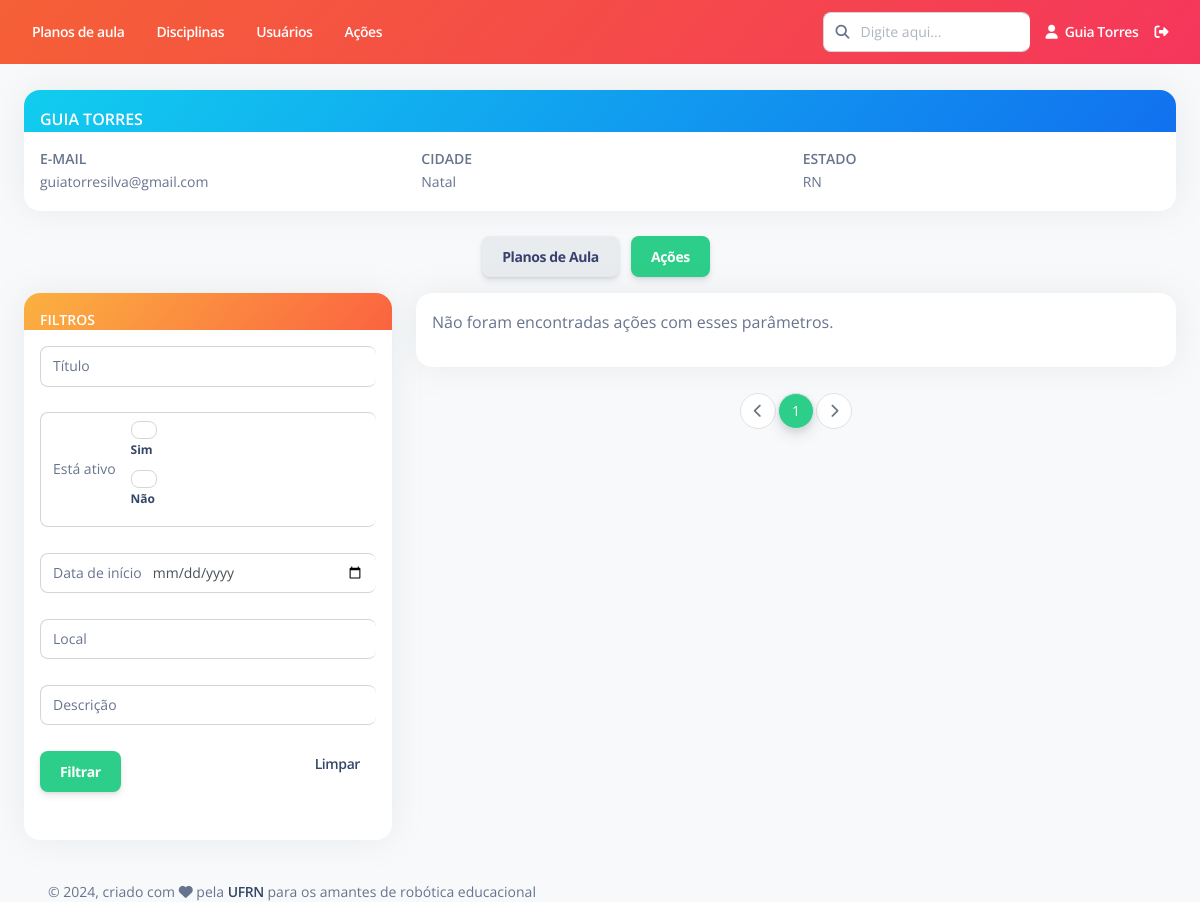
Before: /usuario/acoes/3 (signed in) with the older database file.
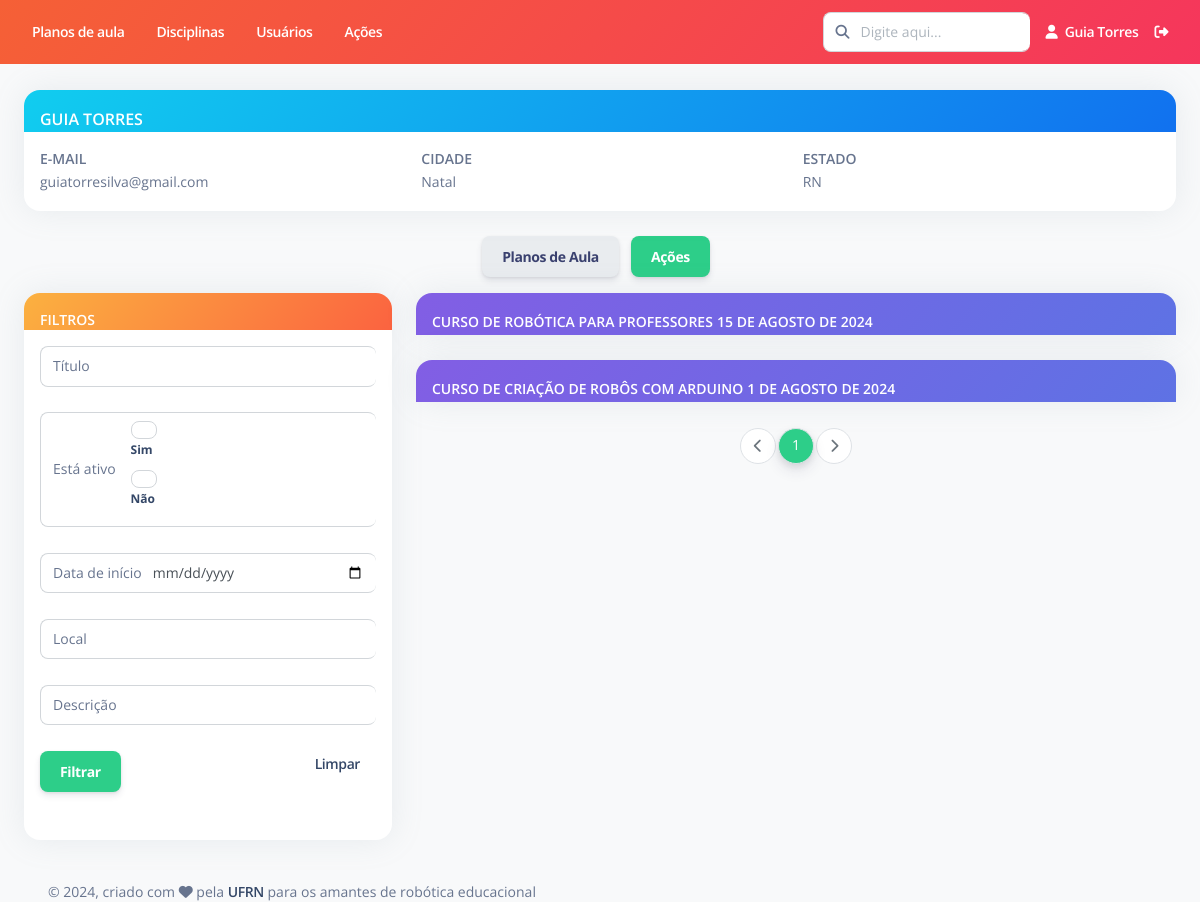
After: the same page with the newer database file.
### Usuario/models.py (models this page shows)
class Usuario(User):
    cidade = models.CharField(max_length=100, verbose_name='Cidade')
    estado = models.CharField(max_length=100, verbose_name='Estado')
    avatar = models.ImageField(upload_to='profile-pic/', default='profile-pic/default.jpeg')
    interesses = models.ManyToManyField('Disciplina.Disciplina', through='Interesses')
    def __str__(self):
        return self.first_name + " " + self.last_name
    class Meta:
        ordering = ['first_name', 'last_name']
        verbose_name = "Usuário"
        verbose_name_plural = "Usuários"

### Acoes/models.py (models this page shows, shortened)
class Acoes(models.Model):
    titulo = models.CharField(max_length=500, verbose_name="Título")
    tipo = models.CharField(max_length=10, choices=TIPO, default='Competição')
    formato = models.CharField(max_length=10, choices=FORMATO, default="Híbrido")
    site = models.URLField(null=True, blank = True, verbose_name="Site")
    link_de_acesso = models.URLField(null=True, blank = True, verbose_name="Link de acesso")
    data_inicio = models.DateField(default = date.today, verbose_name = "Data de início")
    data_fim = models.DateField(null=True, blank = True, verbose_name = "Data de fim")
    local = models.CharField(max_length=200, null=True, blank=True, verbose_name="Local")
    descricao = models.TextField(null=True, blank=True,verbose_name="Descrição")
    responsavel = models.ForeignKey(Usuario, on_delete=models.RESTRICT,verbose_name="Responsável")
    status = models.BooleanField(default=True, verbose_name = "Está em execução")
    deletada = models.BooleanField(default=False, verbose_name = "Deletado")
    class Meta:
        ordering = ['-status', '-data_inicio', '-data_fim', 'titulo']
        verbose_name = "Ação"
        verbose_name_plural = "Ações"

### Usuario/views.py (the view)
# urls.py: path('acoes/<int:pk>', views.ler_informacoes_acoes, name="informacoes_acoes"),
@login_required
def ler_informacoes_acoes(request, pk):
    usuario = Usuario.objects.get(pk=pk)
    acoes_filtrado = filter_acoes.AcoesFiltro(request.GET, queryset=Acoes.objects.filter(responsavel=usuario))
    lista_acoes = acoes_filtrado.qs
    form_filtro_acoes = acoes_filtrado.form
    paginator_acoes = Paginator(lista_acoes, 10)
    page_number_acoes = request.GET.get("page")
    try:
        page_obj_acoes = paginator_acoes.page(page_number_acoes)
    except PageNotAnInteger:
        page_obj_acoes = paginator_acoes.page(1)
    except EmptyPage:
        page_obj_acoes = paginator_acoes.page(paginator_acoes.num_pages)
    informacoes = {
        'usuario': usuario,
        'form_filtro_acoes': form_filtro_acoes,
        'page_obj_acoes': page_obj_acoes,
    }
    return render(request, "Usuario/informacoes_acoes.html", informacoes)

### templates/Usuario/informacoes_acoes.html (shortened to what this page needs)
{% extends "Base/base.html" %}
{% load pagination_tags %}
{% load attribute_tags %}
{% load widget_tweaks %}
{% load static %}
{% block conteudo %}
<br>
<div class="row">
    <div class="col-md-12 col-lg-12">
        <div class="card border-primary">
            <div class="card-header pb-0 p-3 bg-gradient-info">
                <p class="text-md mb-0 text-uppercase text-white font-weight-bold">{{usuario}}</p>
            </div>
            <div class="card-body p-3 overflow-auto">
                <div class="row">
                    <div class="col-md-4 col-lg-4">
                        <p class="text-sm mb-0 text-uppercase font-weight-bold">E-mail</p>
                        <span class="text-sm mb-0">{{usuario.email}}</span>
                    </div>
                    <div class="col-md-4 col-lg-4">
                        <p class="text-sm mb-0 text-uppercase font-weight-bold">Cidade</p>
                        <span class="text-sm mb-0">{{usuario.cidade}}</span>
                    </div>
                    <div class="col-md-4 col-lg-4">
                        <p class="text-sm mb-0 text-uppercase font-weight-bold">Estado</p>
                        <span class="text-sm mb-0">{{usuario.estado}}</span>
                    </div>
                </div>
            </div>
        </div>
    </div>
</div>
<br>
<div class="text-center">
    <a href="{% url 'usuario:informacoes_plano_aula' pk=usuario.pk %}" class="btn btn-light me-2">Planos de Aula</a>
    <a href="" class="btn btn-success me-2">Ações</a>
</div>
<div id="div_acoes" class="row">
    <div class="col-md-4 col-lg-4">
        <div class="card border-primary">
            <div class="card-header pb-0 p-3 bg-gradient-warning">
                <p class="text-sm mb-0 text-uppercase text-white font-weight-bold">Filtros</p>
            </div>
            <div class="card-body p-3 overflow-auto">
                <div class="form-group">
                    <form action="" method="get">
                        <div class="input-group">
                            <span class="input-group-text text-body">Título</span>
                            {{form_filtro_acoes.titulo|add_class:"form-control"}}
                        </div>
                        <br>
                        <div class="input-group">
                            <span class="input-group-text text-body">Está ativo</span>
                            {{form_filtro_acoes.status|add_class:"form-control"}}
                        </div>
                        <br>
                        <div class="input-group">
                            <span class="input-group-text text-body">Data de início</span>
                            {{form_filtro_acoes.data_inicio|add_class:"form-control"}}
                        </div>
                        <br>
                        <div class="input-group">
                            <span class="input-group-text text-body">Local</span>
                            {{form_filtro_acoes.local|add_class:"form-control"}}
                        </div>
                        <br>
                        <div class="input-group">
                            <span class="input-group-text text-body">Descrição</span>
                            {{form_filtro_acoes.descricao|add_class:"form-control"}}
                        </div>
                        <br>
                        <input type="submit" class="btn btn-success" value="Filtrar">
                        <div class="float-end">
                            <a href="{% url 'usuario:informacoes_acoes' pk=usuario.pk %}"><span class="text-sm mb-0 font-weight-bold px-3">Limpar</span></a>
                        </div>
                    </form>
                </div>
            </div>
        </div>
    </div>
    <div id="main_div" class="col-md-8 col-lg-8">
        {% for acao in page_obj_acoes %}
                <div class="card" id="card_acao_{{acao.id}}">
                    <div class="card-header bg-gradient-primary pb-0 p-3">
                        <span class="text-sm mb-0 text-uppercase text-white font-weight-bold">{{acao.titulo}}</span>
                        <span class="text-sm mb-0 text-uppercase text-white font-weight-bold">{{acao.data_inicio}}</span>
                    </div>
                </div>
            <br>
        {% empty %}
            <div class="card">
                <div class="card-body p-3 overflow-auto">
                    <p>Não foram encontradas ações com esses parâmetros.</p>
                </div>
            </div>
            <br>
        {% endfor %}
        <nav class="justify-content-center d-flex pagination">
            <ul class="pagination">
                {% if page_obj_acoes.has_previous %}
                    <li class="page-item">
                        <a href="?{% url_replace request 'page' page_obj_acoes.previous_page_number %}" class="page-link" aria-label="Previous">
                            <i class="fas fa-chevron-left"></i>
                        </a>
                    </li>
                {% else %}
                    <li class="page-item disabled">
                        <a href="" class="page-link" aria-label="Previous">
                            <i class="fas fa-chevron-left"></i>
                        </a>
                    </li>
                {% endif %}
                {% for i in page_obj_acoes.paginator.page_range %}
                    {% if page_obj_acoes.number == i %}
                        <li class="active page-item">
                            <span class="page-link">{{ i }} <span class="sr-only">(current)</span></span>
                        </li>
                    {% elif i > page_obj_acoes.number|add:'-3' and i < page_obj_acoes.number|add:'3' %}
                        <li class="page-item">
                            <a href="?{% url_replace request 'page' i %}" class="page-link">{{ i }}</a>
                        </li>
                    {% endif %}
                {% endfor %}
                {% if page_obj_acoes.has_next %}
                    <li class="page-item">
                        <a href="?{% url_replace request 'page' page_obj_acoes.next_page_number %}" class="page-link" aria-label="Next">
                            <i class="fas fa-chevron-right"></i>
                        </a>
                    </li>
                {% else %}
                    <li class="page-item disabled">
                        <a href="" class="page-link" aria-label="Next">
                            <i class="fas fa-chevron-right"></i>
                        </a>
                    </li>
                {% endif %}
            </ul>
        </nav>
    </div>
</div>
<br/>
{% endblock %}

### templates/Base/base.html (shortened to what this page needs)
<!DOCTYPE html>
<html lang="pt-br">
  {% load static %}
<head>
    {% include "Base/cabecalho.html" %}
</head>
<body class="g-sidenav-show bg-gray-100">
  <main class="main-content position-relative border-radius-lg ">
    <nav class="navbar navbar-main navbar-expand-lg px-0 shadow-none bg-gradient-danger" id="navbarBlur" data-scroll="false">
        <div class="container-fluid py-1 px-3">
          {% include "Base/navbar-horizontal.html" %}
        </div>
    </nav>
    <div class="container-fluid">
        {% block conteudo %}
        {% endblock %}
        {% include "Base/rodape.html" %}
    </div>
  </main>
  {% include "Base/scripts.html" %}
</body>
</html>

### templates/Base/cabecalho.html (shortened to what this page needs)
{% load static %}
<link href="{% static 'assets/css/nucleo-icons.css' %}" rel="stylesheet" />
<link href="{% static 'assets/css/nucleo-svg.css' %}" rel="stylesheet" />
<link href="{% static 'assets/css/nucleo-svg.css' %}" rel="stylesheet" />
<link id="pagestyle" href="{% static 'assets/css/argon-dashboard.css' %}" rel="stylesheet" />

### templates/Base/navbar-horizontal.html (shortened to what this page needs)
{% load static %}
      <div class="collapse navbar-collapse mt-sm-0 mt-2 me-md-0 me-sm-4" id="navbar">
        <div class="navbar-nav mr-auto">
          <ul class="navbar-nav justify-content-end">
            <li class="nav-item px-3 d-flex align-items-center">
              <a href="{% url 'plano_aula:listar' %}" class="nav-link font-weight-bold px-0 text-white">
                <span class="d-sm-inline d-none">Planos de aula</span>
              </a>
            </li>
            <li class="nav-item px-3 d-flex align-items-center">
              <a href="{% url 'disciplina:listar' %}" class="nav-link font-weight-bold px-0 text-white">
                <span class="d-sm-inline d-none">Disciplinas</span>
              </a>
            </li>
            <li class="nav-item px-3 d-flex align-items-center">
              <a href="" class="nav-link font-weight-bold px-0 text-white">
                <span class="d-sm-inline d-none">Usuários</span>
              </a>
            </li>
            <li class="nav-item px-3 d-flex align-items-center">
              <a href="{% url 'acoes:listar' %}" class="nav-link font-weight-bold px-0 text-white">
                <span class="d-sm-inline d-none">Ações</span>
              </a>
            </li>
          </ul>
        </div>
        <div class="navbar-nav ml-auto collapse navbar-collapse justify-content-end">
          <div class="pe-md-3 d-flex align-items-center">
            <div class="input-group">
              <span class="input-group-text text-body"><i class="fa fa-search" aria-hidden="true"></i></span>
              <input type="text" class="form-control" placeholder="Digite aqui...">
            </div>
          </div>
          <ul class="navbar-nav justify-content-end">
            <li class="nav-item d-flex align-items-center">
              <a href="" class="nav-link font-weight-bold px-0 text-white">
                <i class="fa fa-user me-sm-1"></i>
                <span class="d-sm-inline d-none">{{user.first_name}} {{user.last_name}}</span>
              </a>
            </li>
            <li class="nav-item px-3 d-flex align-items-center">
              <a href="{% url 'usuario:logout' %}" class="nav-link p-0 text-white">
                <i class="fa fa-sign-out-alt fixed-plugin-button-nav cursor-pointer"></i>
              </a>
            </li>
          </ul>
        </div>
      </div>

### templates/Base/rodape.html (shortened to what this page needs)
<footer class="footer pt-3  ">
    <div class="container-fluid">
      <div class="row align-items-center justify-content-lg-between">
        <div class="col-lg-6 mb-lg-0 mb-4">
          <div class="copyright text-center text-sm text-muted text-lg-start">
            © ,
            criado com <i class="fa fa-heart"></i> pela
            <a href="https://www.ufrn.br" class="font-weight-bold" target="_blank">UFRN</a>
            para os amantes de robótica educacional
          </div>
        </div>
      </div>
    </div>
  </footer>

### templates/Base/scripts.html (shortened to what this page needs)
{% load static %}
<link rel="stylesheet" type="text/css" href="http://cdn.datatables.net/1.11.5/css/jquery.dataTables.min.css">

Changed rows visible on the page:
added Acoes: titulo "CURSO DE ROBÓTICA PARA PROFESSORES", data_inicio "15 DE AGOSTO DE 2024"
added Acoes: titulo "CURSO DE CRIAÇÃO DE ROBÔS COM ARDUINO", data_inicio "1 DE AGOSTO DE 2024"
Other visible differences:
text no longer shown: "Não foram encontradas ações com esses parâmetros."
